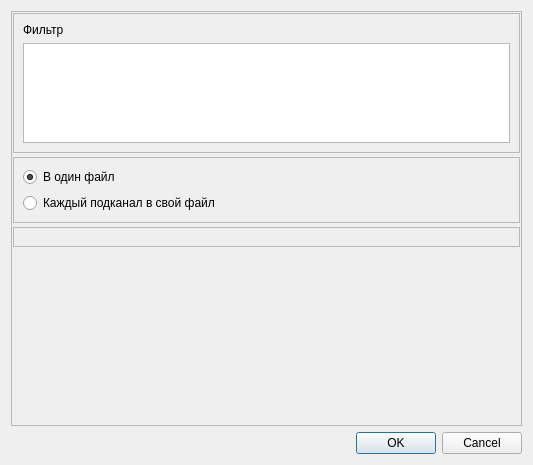
<?xml version="1.0" encoding="UTF-8"?>
<ui version="4.0">
 <class>SignalExportDialog</class>
 <widget class="QDialog" name="SignalExportDialog">
  <property name="geometry">
   <rect>
    <x>0</x>
    <y>0</y>
    <width>533</width>
    <height>465</height>
   </rect>
  </property>
  <property name="windowTitle">
   <string>Экспорт сигналов</string>
  </property>
  <layout class="QVBoxLayout" name="verticalLayout">
   <item>
    <widget class="QFrame" name="frClient">
     <property name="frameShape">
      <enum>QFrame::StyledPanel</enum>
     </property>
     <property name="frameShadow">
      <enum>QFrame::Raised</enum>
     </property>
     <layout class="QVBoxLayout" name="verticalLayout_2">
      <property name="spacing">
       <number>4</number>
      </property>
      <property name="leftMargin">
       <number>1</number>
      </property>
      <property name="topMargin">
       <number>1</number>
      </property>
      <property name="rightMargin">
       <number>1</number>
      </property>
      <property name="bottomMargin">
       <number>1</number>
      </property>
      <item>
       <widget class="QFrame" name="frFilter">
        <property name="sizePolicy">
         <sizepolicy hsizetype="Preferred" vsizetype="Fixed">
          <horstretch>0</horstretch>
          <verstretch>0</verstretch>
         </sizepolicy>
        </property>
        <property name="frameShape">
         <enum>QFrame::StyledPanel</enum>
        </property>
        <property name="frameShadow">
         <enum>QFrame::Raised</enum>
        </property>
        <layout class="QVBoxLayout" name="verticalLayout_3">
         <item>
          <widget class="QLabel" name="lblFilter">
           <property name="text">
            <string>Фильтр</string>
           </property>
          </widget>
         </item>
         <item>
          <widget class="QTreeView" name="tvFilters">
           <property name="maximumSize">
            <size>
             <width>16777215</width>
             <height>100</height>
            </size>
           </property>
           <attribute name="headerVisible">
            <bool>false</bool>
           </attribute>
          </widget>
         </item>
        </layout>
       </widget>
      </item>
      <item>
       <widget class="QFrame" name="frIsSeparate">
        <property name="sizePolicy">
         <sizepolicy hsizetype="Preferred" vsizetype="Fixed">
          <horstretch>0</horstretch>
          <verstretch>0</verstretch>
         </sizepolicy>
        </property>
        <property name="frameShape">
         <enum>QFrame::StyledPanel</enum>
        </property>
        <property name="frameShadow">
         <enum>QFrame::Raised</enum>
        </property>
        <layout class="QVBoxLayout" name="verticalLayout_4">
         <item>
          <widget class="QRadioButton" name="rbToSingleFile">
           <property name="text">
            <string>В один файл</string>
           </property>
           <property name="checked">
            <bool>true</bool>
           </property>
          </widget>
         </item>
         <item>
          <widget class="QRadioButton" name="rbToDifferentFiles">
           <property name="text">
            <string>Каждый подканал в свой файл</string>
           </property>
          </widget>
         </item>
        </layout>
       </widget>
      </item>
      <item>
       <widget class="QFrame" name="frFileName">
        <property name="frameShape">
         <enum>QFrame::StyledPanel</enum>
        </property>
        <property name="frameShadow">
         <enum>QFrame::Raised</enum>
        </property>
        <layout class="QVBoxLayout" name="verticalLayout_5"/>
       </widget>
      </item>
      <item>
       <spacer name="verticalSpacer">
        <property name="orientation">
         <enum>Qt::Vertical</enum>
        </property>
        <property name="sizeHint" stdset="0">
         <size>
          <width>20</width>
          <height>40</height>
         </size>
        </property>
       </spacer>
      </item>
     </layout>
    </widget>
   </item>
   <item>
    <widget class="QDialogButtonBox" name="buttonBox">
     <property name="orientation">
      <enum>Qt::Horizontal</enum>
     </property>
     <property name="standardButtons">
      <set>QDialogButtonBox::Cancel|QDialogButtonBox::Ok</set>
     </property>
    </widget>
   </item>
  </layout>
 </widget>
 <resources/>
 <connections>
  <connection>
   <sender>buttonBox</sender>
   <signal>accepted()</signal>
   <receiver>SignalExportDialog</receiver>
   <slot>accept()</slot>
   <hints>
    <hint type="sourcelabel">
     <x>259</x>
     <y>453</y>
    </hint>
    <hint type="destinationlabel">
     <x>157</x>
     <y>274</y>
    </hint>
   </hints>
  </connection>
  <connection>
   <sender>buttonBox</sender>
   <signal>rejected()</signal>
   <receiver>SignalExportDialog</receiver>
   <slot>reject()</slot>
   <hints>
    <hint type="sourcelabel">
     <x>327</x>
     <y>453</y>
    </hint>
    <hint type="destinationlabel">
     <x>286</x>
     <y>274</y>
    </hint>
   </hints>
  </connection>
  <connection>
   <sender>tvFilters</sender>
   <signal>activated(QModelIndex)</signal>
   <receiver>SignalExportDialog</receiver>
   <slot>on_selectFilter(QModelIndex)</slot>
   <hints>
    <hint type="sourcelabel">
     <x>129</x>
     <y>56</y>
    </hint>
    <hint type="destinationlabel">
     <x>533</x>
     <y>41</y>
    </hint>
   </hints>
  </connection>
  <connection>
   <sender>tvFilters</sender>
   <signal>clicked(QModelIndex)</signal>
   <receiver>SignalExportDialog</receiver>
   <slot>on_selectFilter(QModelIndex)</slot>
   <hints>
    <hint type="sourcelabel">
     <x>179</x>
     <y>64</y>
    </hint>
    <hint type="destinationlabel">
     <x>531</x>
     <y>66</y>
    </hint>
   </hints>
  </connection>
 </connections>
 <slots>
  <slot>on_selectFilter(QModelIndex)</slot>
 </slots>
</ui>
